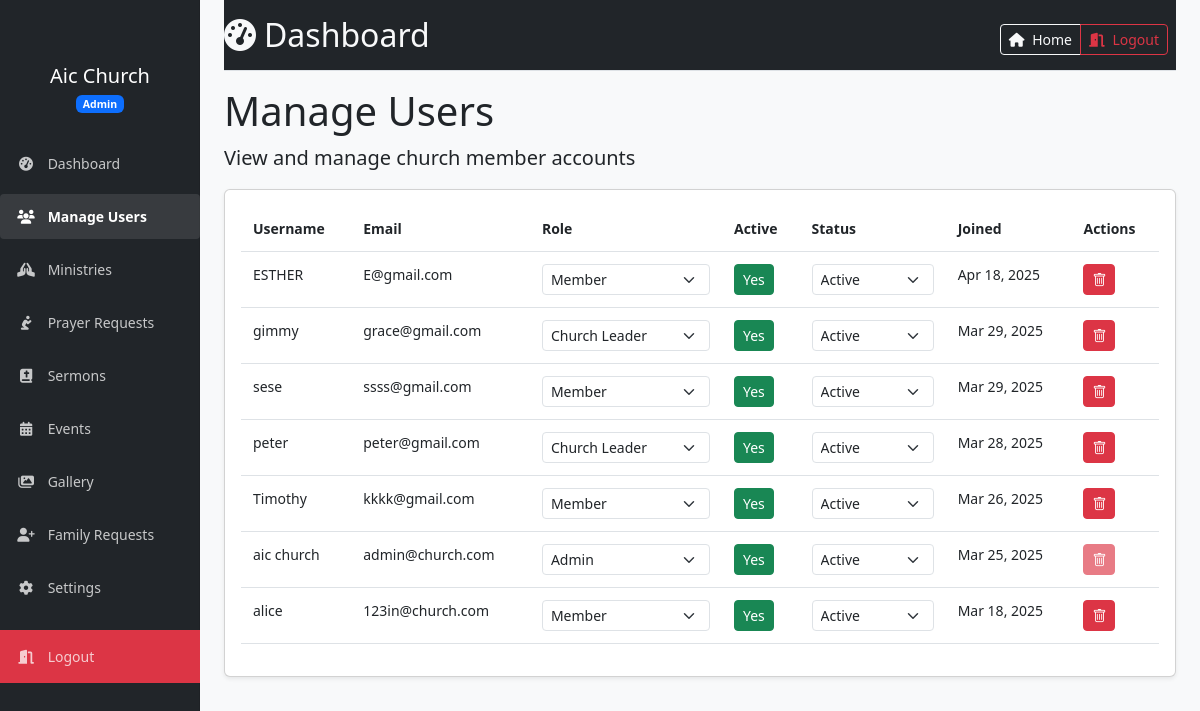
Screenshot of /admin/manage_users.php (signed in) with the database file from the repository.
### tables this page shows
CREATE TABLE `users` (
  `id` int(11) NOT NULL,
  `username` varchar(50) NOT NULL,
  `email` varchar(100) NOT NULL,
  `is_active` tinyint(100) NOT NULL,
  `password` varchar(255) NOT NULL,
  `reset_token` varchar(64) DEFAULT NULL,
  `reset_expires` datetime DEFAULT NULL,
  `role` enum('guest','member','volunteer','church_leader','admin') DEFAULT 'member',
  `created_at` timestamp NOT NULL DEFAULT current_timestamp(),
  `status` enum('pending','active','rejected') DEFAULT 'active'
);

### admin/manage_users.php (the view, shortened to what this page needs)
<?php
require_once '../includes/auth.php';
$stmt = $conn->prepare("SELECT id, username, email, role, is_active, status, created_at FROM users ORDER BY created_at DESC");
$stmt->execute();
$users = $stmt->get_result();
$roles = ['guest', 'member', 'volunteer', 'church_leader', 'admin'];
$statuses = ['pending', 'active', 'rejected'];
?>
<!DOCTYPE html>
<html lang="en">
<head>
    <link href="https://cdn.jsdelivr.net/npm/bootstrap@5.3.0/dist/css/bootstrap.min.css" rel="stylesheet">
    <link rel="stylesheet" href="https://cdn.jsdelivr.net/npm/bootstrap-icons/font/bootstrap-icons.css">
    <link rel="stylesheet" href="https://cdnjs.cloudflare.com/ajax/libs/font-awesome/6.4.0/css/all.min.css">
    <link rel="stylesheet" href="../assets/css/admin.css">
</head>
<body>
    <div class="container-fluid">
        <div class="row">
            <?php include "../includes/admin_left_nav.php" ?>
            <main class="col-md-9 ms-sm-auto col-lg-10 px-md-4 py-0">
                <div class="d-flex justify-content-between flex-wrap flex-md-nowrap align-items-center pt-3 pb-2 mb-3 bg-dark border-bottom">
                    <h1 class="h2 text-light"><i class="fas fa-tachometer-alt me-2"></i>Dashboard</h1>
                    <div class="btn-toolbar mb-2 mb-md-0">
                        <div class="btn-group me-2">
                            <button type="button" class="btn btn-sm btn-outline-light">
                                <a class="nav-link" href="../index.php">
                                    <i class="fas fa-house me-1"></i> Home
                                </a>
                            </button>
                            <button type="button" class="btn btn-sm btn-outline-danger" id="button_logout">
                                <a class="nav-link" href="../logout.php">
                                    <i class="fas fa-door-open me-1"></i> Logout
                                </a>
                            </button>
                        </div>
                    </div>
                </div>
                <div class="col">
                    <h1>Manage Users</h1>
                    <p class="lead">View and manage church member accounts</p>
                </div>
                <div class="card">
                    <div class="card-body">
                        <div class="table-responsive">
                            <table class="table table-hover">
                                <thead>
                                    <tr>
                                        <th>Username</th>
                                        <th>Email</th>
                                        <th>Role</th>
                                        <th>Active</th>
                                        <th>Status</th>
                                        <th>Joined</th>
                                        <th>Actions</th>
                                    </tr>
                                </thead>
                                <tbody>
                                    <?php while ($user = $users->fetch_assoc()): ?>
                                        <tr>
                                            <td><?php echo htmlspecialchars($user['username']); ?></td>
                                            <td><?php echo htmlspecialchars($user['email']); ?></td>
                                            <td>
                                                <form action="manage_users.php" method="post" class="d-inline">
                                                    <select name="role" class="form-select form-select-sm" onchange="this.form.submit()">
                                                        <?php foreach ($roles as $role): ?>
                                                            <option value="<?php echo $role; ?>" <?php echo $user['role'] === $role ? 'selected' : ''; ?>>
                                                                <?php echo ucwords(str_replace('_', ' ', $role)); ?>
                                                            </option>
                                                        <?php endforeach; ?>
                                                    </select>
                                                </form>
                                            </td>
                                            <td>
                                                <form action="manage_users.php" method="post" class="d-inline">
                                                    <button type="submit" class="btn btn-sm btn-<?php echo $user['is_active'] ? 'success' : 'secondary'; ?>">
                                                        <?php echo $user['is_active'] ? 'Yes' : 'No'; ?>
                                                    </button>
                                                </form>
                                            </td>
                                            <td>
                                                <form action="manage_users.php" method="post" class="d-inline">
                                                    <select name="status" class="form-select form-select-sm" onchange="this.form.submit()">
                                                        <?php foreach ($statuses as $status): ?>
                                                            <option value="<?php echo $status; ?>" <?php echo $user['status'] === $status ? 'selected' : ''; ?>>
                                                                <?php echo ucfirst($status); ?>
                                                            </option>
                                                        <?php endforeach; ?>
                                                    </select>
                                                </form>
                                            </td>
                                            <td><?php echo date('M j, Y', strtotime($user['created_at'])); ?></td>
                                            <td>
                                                <form action="manage_users.php" method="post" class="d-inline"
                                                      onsubmit="return confirm('Are you sure you want to delete this user? This action cannot be undone.');">
                                                    <button type="submit" class="btn btn-sm btn-danger" <?php echo $user['id'] == $_SESSION['user_id'] ? 'disabled' : ''; ?>>
                                                        <i class="bi bi-trash"></i>
                                                    </button>
                                                </form>
                                            </td>
                                        </tr>
                                    <?php endwhile; ?>
                                </tbody>
                            </table>
                        </div>
                    </div>
                </div>
            </main>
        </div>
    </div>
</body>
</html>

### assets/css/admin.css (style rules this page uses)
body { font-size: .875rem; background-color: #f8f9fa; }
main { padding-top: 48px; }
.card { box-shadow: 0 0.125rem 0.25rem rgba(0, 0, 0, 0.075); transition: box-shadow 0.3s ease-in-out; }
.table > :not(caption) > * > * { padding: 0.75rem; }

### rows the page displays
users: username "ESTHER", email "E@gmail.com", role "Member", is_active "Yes", status "Active", created_at "Apr 18, 2025"
users: username "gimmy", email "grace@gmail.com", role "Church Leader", is_active "Yes", status "Active", created_at "Mar 29, 2025"
users: username "sese", email "ssss@gmail.com", role "Member", is_active "Yes", status "Active", created_at "Mar 29, 2025"
users: username "peter", email "peter@gmail.com", role "Church Leader", is_active "Yes", status "Active", created_at "Mar 28, 2025"
users: username "Timothy", email "kkkk@gmail.com", role "Member", is_active "Yes", status "Active", created_at "Mar 26, 2025"
users: username "aic church", email "admin@church.com", role "Admin", is_active "Yes", status "Active", created_at "Mar 25, 2025"
users: username "alice", email "123in@church.com", role "Member", is_active "Yes", status "Active", created_at "Mar 18, 2025"

### other values shown
$safe_username "Aic Church"
$safe_role "Admin"
